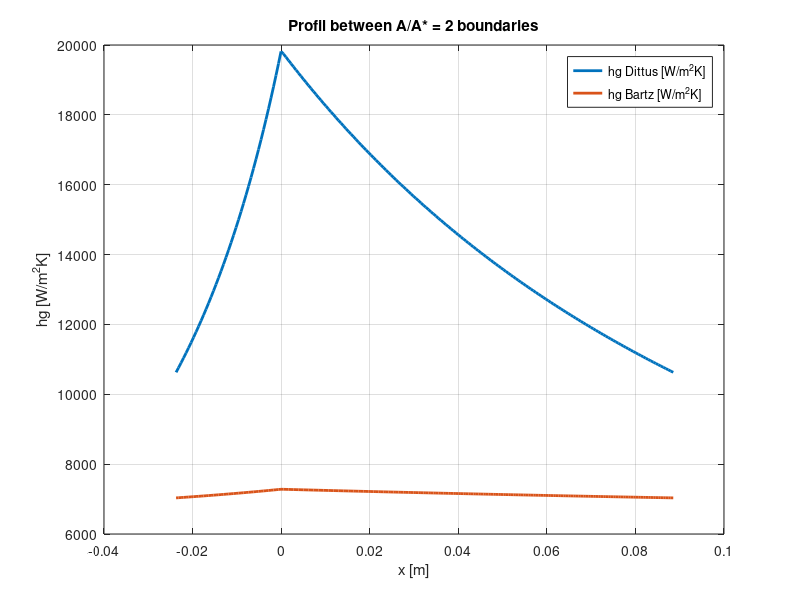
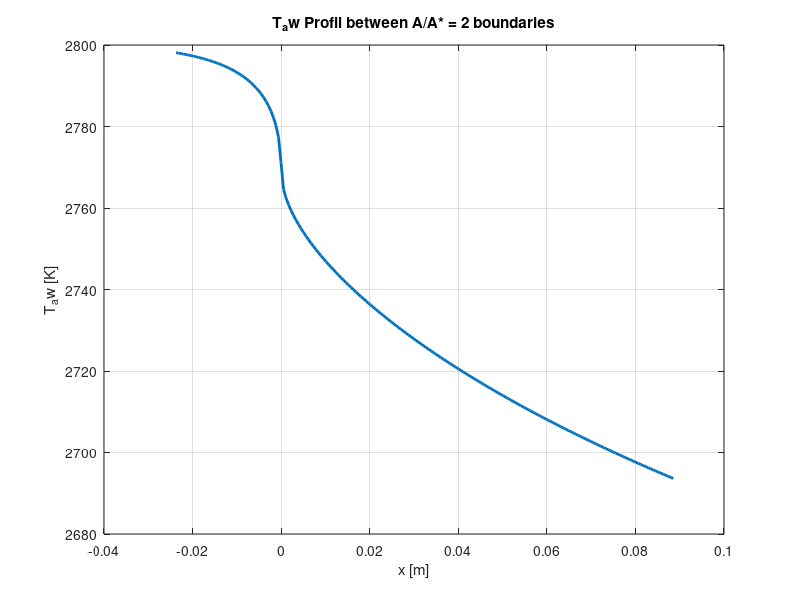
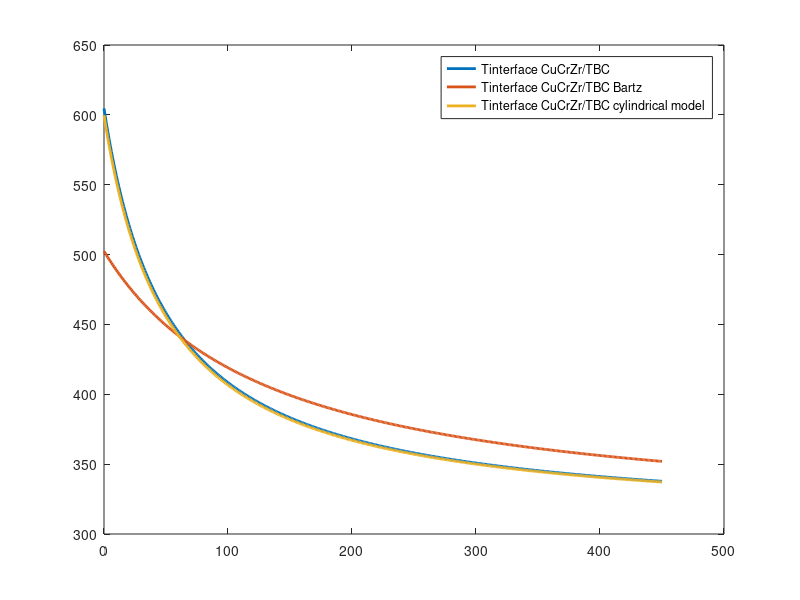

Reproduce these figures in MATLAB, in order. (Note: this script raises an error after producing the figures.)
% =========================================================
% COOLING JACKET THERMAL ANALYSIS - Stark-100k Motor
% Nozzle throat region: area ratio 2 (sub) to area ratio 2 (sup)
% Wall material: CuCrZr (4 mm)
% Coolant: tap water, co-flow, pressurised
% TBC: YSZ (if needed)
% =========================================================
clc; clear all; close all;

%% ============================================================
%  SECTION 1 - GAS PROPERTIES AT THROAT (from RPA / CEA output)
% ============================================================
% All values at throat conditions (M=1), non-aluminized AP/HTPB
% at p_c = 70 bar. Source: RPA thermochemical code output
% (consistent with assignment data).

p_c     = 65e5;             % Chamber pressure [Pa]
Tc      = 2801.53;          % Adiabatic flame temperature [K]
gamma   = 1.1640;           % Ratio of specific heats [-] (frozen, at throat)
R_gas   = 8314 / 25.0;      % Specific gas constant [J/kgK]
                            % Molar mass ~25 g/mol for AP/HTPB non-aluminized
                            % (Sutton & Biblarz, Table 5-6, ~24-26 g/mol)
cp_g    = 2745.9;           % Specific heat gas [J/kgK]
mu_g    = 9.3556e-5;        % Dynamic viscosity [Pa*s]
lambda_g= 0.42194;          % Thermal conductivity gas [W/mK]
Pr_g    = mu_g * cp_g / lambda_g;  % Prandtl number gas [-]

% Throat temperature (isentropic relation)
T_t = Tc / (1 + (gamma-1)/2);      % [K]  (M=1 -> T_t = T0/(1+(g-1)/2))

% Speed of sound and velocity at throat
a_t  = sqrt(gamma * R_gas * T_t);  % [m/s]
v_t  = a_t;                        % M=1 at throat

% Throat density (ideal gas)
p_t  = p_c * (2/(gamma+1))^(gamma/(gamma-1));  % [Pa]
rho_t= p_t / (R_gas * T_t);                    % [kg/m^3]

fprintf('=== GAS PROPERTIES AT THROAT ===\n');
fprintf('T_throat     = %.1f K\n', T_t);
fprintf('p_throat     = %.4f bar\n', p_t/1e5);
fprintf('rho_throat   = %.4f kg/m^3\n', rho_t);
fprintf('v_throat     = %.2f m/s\n', v_t);
fprintf('Pr_gas       = %.4f\n', Pr_g);

%% ============================================================
%  SECTION 2 - NOZZLE GEOMETRY
% ============================================================
% Jacket covers from area ratio epsilon=2 (subsonic) to epsilon=2 (supersonic)
% Throat diameter from assignment: D_t = 0.1067 m

D_t  = 0.114551328;              % Throat diameter [m]
r_t  = D_t/2;               % Throat radius [m]
A_t  = pi/4 * D_t^2;        % Throat area [m^2]

% Area ratio epsilon = A/A_t = 2 -> radius at epsilon=2
A_eps2 = 2 * A_t;
r_eps2 = sqrt(A_eps2 / pi); % [m]

% Half-angles (from assignment)
alpha_div = 15;             % Divergence half-angle [deg]
beta_conv = 45;             % Convergence half-angle [deg]

% Axial lengths of convergent and divergent sections
L_conv = (r_eps2 - r_t) / tand(beta_conv);   % [m]
L_div  = (r_eps2 - r_t) / tand(alpha_div);   % [m]

% Slant lengths (frustum lateral surface)
s_conv = sqrt(L_conv^2 + (r_eps2 - r_t)^2);
s_div  = sqrt(L_div^2  + (r_eps2 - r_t)^2);

% Lateral (wetted) area of the jacket - frustum formula
A_conv = pi * (r_eps2 + r_t) * s_conv;       % [m^2]
A_div  = pi * (r_eps2 + r_t) * s_div;        % [m^2]
A_jacket = A_conv + A_div;                   % [m^2] total wetted area

% Total axial length of jacket
L_jacket = L_conv + L_div;                   % [m]
x = linspace(-L_conv, L_div, 200);
r = zeros(size(x));
for i = 1:length(x)
    if x(i) < 0
        r(i) = r_t - x(i)*tand(beta_conv);
    else
        r(i) = r_t + x(i)*tand(alpha_div);
    end
end
A = pi*r.^2;
AR = A / A_t;

fprintf('\n=== NOZZLE GEOMETRY ===\n');
fprintf('Throat diameter D_t   = %.4f m\n', D_t);
fprintf('Radius at eps=2       = %.4f m\n', r_eps2);
fprintf('L_convergent          = %.4f m\n', L_conv);
fprintf('L_divergent           = %.4f m\n', L_div);
fprintf('Total jacket length   = %.4f m\n', L_jacket);
fprintf('Wetted area A_jacket  = %.5f m^2\n', A_jacket);

%% ============================================================
%  SECTION 3.1 - GAS-SIDE HEAT TRANSFER COEFFICIENT (Dittus equation)
% ============================================================

m_dot=43.7396;
vc=m_dot./(rho_t.*A);
Re=(rho_t*vc*2.*r)./mu_g;
Nu=0.0265*(Re.^0.8)*(Pr_g^0.3);
hg=Nu.*lambda_g./(2.*r);


%% ============================================================
%  SECTION 3.2 - GAS-SIDE HEAT TRANSFER COEFFICIENT (Bartz equation)
% ============================================================
% The Bartz equation is the standard method for rocket nozzle
% convective heat transfer (Bartz, 1957; Sutton & Biblarz Section 8).
% It accounts for the nozzle geometry via the throat curvature
% radius R_c and the local area ratio.
%
%   h_g = (0.026/D_t^0.2) * (mu_g^0.2 * cp_g / Pr_g^0.6)
%         * (p_c * g0 / c_star)^0.8 * (D_t/R_c)^0.1 * sigma
%
% where sigma is the correction factor for property variation
% across the boundary layer (wall-to-gas temperature ratio).
% At the throat (worst case), sigma ~ 0.5-0.9.
% We use the simplified Bartz form evaluated at the throat.

% Characteristic velocity c* [m/s]
% c* = p_c * A_t / m_dot
% m_dot from assignment: F=100kN, Isp~235s -> m_dot = F/(Isp*g0)
g0      = 9.81;
Isp_est = 235;              % [s] estimated (AP/HTPB non-aluminized, lit.)
m_dot   = 100000 / (Isp_est * g0);  % [kg/s]
c_star  = p_c * A_t / m_dot;        % [m/s]

fprintf('\n=== PROPULSION PARAMETERS ===\n');
fprintf('m_dot        = %.3f kg/s\n', m_dot);
fprintf('c*           = %.1f m/s\n', c_star);

% Throat radius of curvature R_c
% Standard assumption: R_c = 0.5 * r_t (Sutton Section 8, typical for solid motors)
% This is conservative (smaller R_c -> higher h_g)
R_c = 0.5 * r_t;

% Bartz simplified equation at throat (epsilon=1, local correction = 1)
% sigma: boundary layer correction. For T_wall/T_gas ~ 0.3-0.5, sigma ~ 0.6
% Conservative assumption: sigma = 0.6 (Huzel & Huang, Modern Engineering
% for Design of Liquid-Propellant Rocket Engines, AIAA 1992, p.82)
sigma = 0.6;

%convective heat transfer using Bartz model
hg_b = (0.026 ./(2*r.^0.2)) .* ...
     (mu_g^0.2 * cp_g / Pr_g^0.6) * ...
     (p_c / c_star)^0.8 .* ...
     (2.*r./ R_c).^0.1 * sigma;        % [W/m^2K]

fprintf('\n=== GAS-SIDE HEAT TRANSFER ===\n');
fprintf('c*           = %.1f m/s\n', c_star);
fprintf('R_c (throat) = %.4f m\n', R_c);
fprintf('sigma        = %.2f\n', sigma);


figure;
plot(x,hg, 'LineWidth', 2); hold on
plot(x,hg_b, 'LineWidth', 2);
xlabel('x [m]');
ylabel('hg [W/m^2K]')
legend('hg Dittus [W/m^2K]', 'hg Bartz [W/m^2K]');
title('Profil between A/A* = 2 boundaries');
grid on

%% ============================================================
%  SECTION 4 - ADIABATIC WALL TEMPERATURE
% ============================================================
% Recovery factor for turbulent flow: r = Pr^(1/3)
% (White, Viscous Fluid Flow, 3rd ed., Section 7.4)
% T_aw = T_t * (1 + r*(gamma-1)/2 * M^2) evaluated at M=1
% Since T_t is already the stagnation temperature at throat
% and M=1: T_aw = T_t * (1 + r*(gamma-1)/2)

%area Mach function
area_mach = @(M)(1./M).*((2/(gamma+1).*(1 + (gamma-1)/2.*M.^2)).^((gamma+1)/(2*(gamma-1))));

%solve Mach
M = zeros(size(x));

for i = 1:length(x)
    if abs(AR(i)-1) < 1e-6
        M(i) = 1;   
    elseif x(i) < 0
        % subsonic branch
        M(i) = fsolve(@(M) area_mach(M)-AR(i), 0.3);    
    else
        % supersonic branch
        M(i) = fsolve(@(M) area_mach(M)-AR(i), 2);
    end    
end

Recov_fact_t=(1+(Pr_g^(1/3)).*((gamma-1)/2).*M.^2)./(1+((gamma-1)/2).*M.^2);
T_aw_t=Recov_fact_t.*Tc; 
figure;
plot(x,T_aw_t, 'LineWidth', 2);
xlabel('x [m]');
ylabel('T_aw [K]');
title('T_aw Profil between A/A* = 2 boundaries');
grid on


fprintf('\n=== ADIABATIC WALL TEMPERATURE ===\n');
fprintf('Recovery factor r     = %.4f\n', mean(Recov_fact_t));
fprintf('T_aw (mean)         = %.1f K\n', mean(T_aw_t));

%% ============================================================
%  SECTION 5 - WALL MATERIAL: CuCrZr
% ============================================================
% CuCrZr (C18150) is a precipitation-hardened copper alloy used
% in rocket combustion chambers (Vulcain, RS-68, etc.).
% Key properties (Aurubis datasheet, ITER MPH database):
%   - Thermal conductivity: ~320 W/mK (vs 390 for pure Cu)
%   - Max service temperature: ~300 degC (573 K) to retain
%     precipitation hardening (Cr2Zr precipitates dissolve above
%     ~400 degC, causing rapid strength loss)
%   - Melting point: ~1075 degC (1348 K)
% Conservative structural limit: T_wall_max = 573 K (300 degC)


t_wall  = 0.00219;          % Wall thickness [m] (2.1 mm, from literature/geometry)
k_wall  = 320;              % CuCrZr thermal conductivity [W/mK]
T_wall_max = 573;           % Max allowable wall temp (hot side) [K]
                            % (precipitation hardening limit, Aurubis DS)

%% ============================================================
%  SECTION 6 - COOLANT (TAP WATER) PROPERTIES
% ============================================================
% Tap water at bulk temperature T_bulk = (T_in + T_out)/2
% Assignment: T_in = 18 degC, T_out must not boil during 29 s burn.
% Constraint: water must NOT change phase -> T_out < T_sat(p_water)
%
% Cooling jacket pressure:
% Literature recommendation: p_coolant = 5-25% of p_chamber
% (Huzel & Huang, AIAA 1992; Sutton Section 8)
% Conservative choice: p_coolant = 0.15 * p_c 
% -> T_sat(10.5 bar) ~ 182 degC (455 K)  [steam tables]
% We set T_out_max = 50 degC (353 K) as design limit, well below
% saturation, providing a safety margin of >100 degC against boiling.

p_water  = 0.15 * p_c;     % Coolant pressure 
T_in_w   = 18 + 273.15;    % Inlet water temperature [K]
T_out_w  = 50 + 273.15;    % Max outlet temperature [K] (design limit)
T_bulk_w = (T_in_w + T_out_w) / 2;  % Bulk temperature [K]

% Water properties at T_bulk ~ 322 K (49 degC)
% Source: NIST WebBook / Incropera Table A.6
rho_w   = 988;              % Density [kg/m^3]
cp_w    = 4181;             % Specific heat [J/kgK]
mu_w    = 5.5e-4;           % Dynamic viscosity [Pa*s]
lambda_w= 0.644;            % Thermal conductivity [W/mK]
Pr_w    = mu_w * cp_w / lambda_w;  % Prandtl number

T_sat   = 182+273.15;              % Saturation temperature at 9.75 bar [K]
fprintf('\n=== COOLANT PROPERTIES ===\n');
fprintf('p_coolant    = %.2f bar\n', p_water/1e5);
fprintf('T_sat at p   = %.1f K (%.1f C)\n', T_sat, T_sat-273.15);
fprintf('T_out design = %.1f K (%.1f C) -- margin: %.1f K\n', ...
        T_out_w, T_out_w-273.15, T_sat-T_out_w);
fprintf('Pr_water     = %.4f\n', Pr_w);

%% ============================================================
%  SECTION 7 - THERMAL RESISTANCE NETWORK (1D steady-state)
% ============================================================
% The heat path from hot gas to coolant is modelled as series
% resistances per unit area [m^2K/W]:
%
%   Gas (convection) -> TBC (conduction) -> Wall (conduction) -> Water
%
%   R_gas  = 1/h_g
%   R_tbc  = t_tbc / k_tbc
%   R_wall = t_wall / k_wall
%   R_w    = 1/h_w
%   R_tot  = R_gas + R_tbc + R_wall + R_w
%
%   q = (T_aw - T_bulk_w) / R_tot
%
% The temperature at each interface is then:
%   T_tbc_hot  = T_aw  - q * R_gas          (TBC hot face)
%   T_tbc_cold = T_tbc_hot - q * R_tbc      (TBC cold face = wall hot face)
%   T_wall_cold= T_tbc_cold - q * R_wall    (wall cold face)
%   T_water    = T_bulk_w                   (bulk coolant)

R_gas_res  = 1 ./ hg;%using Dittus-Boethler correlation
R_gas_res_b  = 1 ./ hg_b; %using Bartz correlation
R_wall_res = t_wall / k_wall; %wall resistance plane model
R_wall_res_cyl=r.*log((r+t_wall)./r)./(k_wall); %wall resistance cylindical model

%% ============================================================
%  SECTION 9 - CASE A: WITH TBC plane (YSZ)
% ============================================================
% YSZ (8 wt% yttria-stabilized zirconia) properties:
%   k_tbc = 0.9-2.5 W/mK depending on porosity and deposition.
%   For APS-deposited YSZ (standard): k_tbc ~ 1.0-1.5 W/mK
%   Conservative (lower conductivity = better insulation): 0.9 W/mK
%   Source: Clarke et al., MRS Bulletin 2012; Marple et al. 2007
%   (documents in literature review)

k_tbc = 0.90;
t_tbc=linspace(0,450,451); %Thickness range tbc [micrometer]
R_tbc_1=(t_tbc*(10^-6))./k_tbc;%thermic resistance of the tbc

%plane model
R_s_tbc_CuCrZr=R_wall_res+min(R_gas_res)+R_tbc_1;
q_TBC_CuCrZr=(max(T_aw_t)-T_bulk_w)./R_s_tbc_CuCrZr;
T_wh_TBC_CuCrZr=max(T_aw_t)-q_TBC_CuCrZr.*(min(R_gas_res)+R_tbc_1);

R_s_notbc_CuCrZr=R_wall_res+(R_gas_res);
q_noTBC=(T_aw_t-T_bulk_w)./R_s_notbc_CuCrZr;
T_wh_noTBC_CuCrZr=T_aw_t-q_noTBC.*(R_gas_res);

valid = (T_wh_TBC_CuCrZr < T_wall_max/1.2);
if ~any(valid)
    error('No TBC thickness satisfies both thermal constraints!');
end
% Take minimum thickness satisfying both constraints
idx = find(valid, 1, 'first');
t_tbc_opt = t_tbc(idx);
fprintf('Optimal TBC thickness = %.4f micrometers\n', t_tbc_opt);

%Tube inner diameter
D=0.002;

%V required for minimal tbc thickness find in previous part
R_tbc_opt = (t_tbc_opt*10^-6) / k_tbc;
R_tot_tbc_CuCrZr_opt=R_wall_res+min(R_gas_res)+R_tbc_opt;
q_TBC_CuCrZr_opt=(max((T_aw_t))-T_bulk_w)./R_tot_tbc_CuCrZr_opt;
Q_TBC_CuCrZr_opt=q_TBC_CuCrZr_opt*A_jacket;
%Using dittus correlation to recover the velocity
h_req_TBC_CuCrZr_opt = q_TBC_CuCrZr_opt / (T_sat/1.1 - T_bulk_w);
Nu_TBC_CuCrZr_opt = h_req_TBC_CuCrZr_opt * D / lambda_w;
Re_TBC_CuCrZr_opt = (Nu_TBC_CuCrZr_opt/(0.0243*Pr_w^0.4))^(1/0.8);
v_req_TBC_CuCrZr_opt = Re_TBC_CuCrZr_opt * mu_w / (rho_w * D);

t = t_tbc_opt*1e-6;
t_max = 400e-6;
dt = 5e-6;
v_req = 100;
t_hist = [];
v_hist = [];

%give couple verifying that 2 constraints
while (v_req > 15) && (t < t_max)

    R_tbc = t / k_tbc;
    R_tot = min(R_gas_res) + R_tbc + R_wall_res;

    q = (max(T_aw_t) - T_bulk_w) / R_tot;
    Q=q*A_jacket;

    h_req = q / (T_sat/1.2 - T_bulk_w);

    Nu = h_req * D / lambda_w;
    Re = (Nu/(0.0243*Pr_w^0.4))^(1/0.8);

    v_req = Re * mu_w / (rho_w * D);

    t = t + dt;
    t_hist(end+1) = t*1e6; % en um
    v_hist(end+1) = v_req;
end

t_opt = t;
v_final_req = v_req;

m_dot = Q/(cp_w*(T_out_w - T_in_w));
A = pi*(D/2)^2;

N_hist = [];
v_real_hist = [];

tol = 1e-2; % relative criterion
N_range = 1:0.1:60;
for i = 1:length(N_range)
    N = N_range(i);
    v_real = m_dot / (rho_w * N * A);
    % stockage
    N_hist(end+1) = N;
    v_real_hist(end+1) = v_real;
   
    if abs(v_real - v_req)/v_req < tol
        N_sol = ceil(N);
        v_real_sol = v_real;
        break
    end
end


Re_real = rho_w*v_real*D/mu_w;
Nu_real=0.0243*(Re_real^(0.8))*Pr_w^0.4;
h_w_real=Nu_real*lambda_w/D;
f = 0.316*Re_real^(-0.25);
DeltaP = f*(L_jacket/D)*(rho_w*v_real^2/2);

T_wc=T_bulk_w+q/h_w_real;  %Temperature at interface wall/coolant
R_tbc_f=t_opt/k_tbc;
q_TBC=(T_aw_t-T_bulk_w)./(R_tbc_f+R_wall_res+R_gas_res+1/h_w_real);
Q_TBC=0; %initialization 
for i = 1:length(x)-1
    dx = x(i+1) - x(i);
    % slope
    if x(i) < 0
        drdx = -tan(beta_conv);
    else
        drdx = tan(alpha_div);
    end
    ds = sqrt(1 + drdx^2) * dx;
    dA = 2*pi*r(i)*ds;
    Q_TBC = Q_TBC + q_TBC(i)*dA;
end
T_wh_tbc=T_aw_t-q_TBC.*(R_gas_res+R_tbc_f); %Temperature at interface wall/TBC
T_tbc_gas=T_aw_t-q_TBC.*(R_gas_res); %Temperature at interface gas/TBC
fprintf('T_wc = %.4f K\n', max(T_wc));
fprintf('T_wh_tbc = %.4f K\n', max(T_wh_tbc));
fprintf('T_tbc_gas = %.2f K\n', max(T_tbc_gas));
fprintf('v_final_req = %.4f m/s\n', v_final_req);
fprintf('v_real = %.4f m/s\n', v_real);
fprintf('m_dot = %.4f kg/s\n', m_dot);


%% ============================================================
%  SECTION 10 - CASE B: WITH TBC (YSZ) cyl model
%  Follow the same workflow as CASE A but using a cylindrical model for the resistance of the wall, comparison is made in the plots
%  section
% ============================================================
R_s_tbc_CuCrZr_cyl=min(R_wall_res_cyl)+min(R_gas_res)+R_tbc_1;
q_TBC_CuCrZr_cyl=(max(T_aw_t)-T_bulk_w)./R_s_tbc_CuCrZr_cyl;
T_wh_TBC_CuCrZr_cyl=max(T_aw_t)-q_TBC_CuCrZr_cyl.*(min(R_gas_res)+R_tbc_1);

R_s_notbc_CuCrZr_cyl=R_wall_res_cyl+(R_gas_res);
q_noTBC_cyl=(T_aw_t-T_bulk_w)./R_s_notbc_CuCrZr_cyl;
T_wh_noTBC_CuCrZr_cyl=T_aw_t-q_noTBC_cyl.*(R_gas_res);

valid_cyl = (T_wh_TBC_CuCrZr_cyl < T_wall_max/1.2);
if ~any(valid_cyl)
    error('No TBC thickness satisfies both thermal constraints!');
end
idx_cyl = find(valid_cyl, 1, 'first');
t_tbc_opt_cyl = t_tbc(idx_cyl);
fprintf('Optimal TBC thickness cyl = %.4f micrometers\n', t_tbc_opt_cyl);

R_tbc_opt_cyl = (t_tbc_opt_cyl*10^-6) / k_tbc;
R_tot_tbc_CuCrZr_opt_cyl=min(R_wall_res_cyl)+min(R_gas_res)+R_tbc_opt_cyl;
q_TBC_CuCrZr_opt_cyl=(max((T_aw_t))-T_bulk_w)./R_tot_tbc_CuCrZr_opt_cyl;
Q_cyl=q_TBC_CuCrZr_opt_cyl*A_jacket;

t_cyl = t_tbc_opt_cyl*1e-6;
v_req_cyl=100;
t_hist_cyl = [];
v_hist_cyl = [];
while (v_req_cyl > 15) && (t_cyl< t_max)

    R_tbc_cyl = t_cyl / k_tbc;
    R_tot_cyl = min(R_gas_res) + R_tbc_cyl + mean(R_wall_res_cyl);

    q_cyl = (max(T_aw_t) - T_bulk_w) / R_tot_cyl;
    Q_cyl=q_cyl*A_jacket;

    h_req_cyl = q_cyl / (T_sat/1.2 - T_bulk_w);

    Nu_cyl = h_req_cyl * D / lambda_w;
    Re_cyl = (Nu_cyl/(0.0243*Pr_w^0.4))^(1/0.8);

    v_req_cyl = Re_cyl * mu_w / (rho_w * D);

    t_cyl = t_cyl + dt;
    
    t_hist_cyl(end+1) = t_cyl*1e6; % en um
    v_hist_cyl(end+1) = v_req_cyl;

end

t_opt_cyl = t_cyl;
v_final_req_cyl = v_req_cyl;

m_dot_cyl = Q_cyl/(cp_w*(T_out_w - T_in_w));
A = pi*(D/2)^2;
N_hist_cyl = [];
v_real_hist_cyl = [];

for i = 1:length(N_range)
    N_cyl = N_range(i);
    v_real_cyl = m_dot_cyl / (rho_w * N_cyl * A);
    N_hist_cyl(end+1) = N;
    v_real_hist_cyl(end+1) = v_real;
    if abs(v_real_cyl - v_final_req_cyl)/v_final_req_cyl < tol
        N_sol_cyl = N_cyl;
        v_real_sol_cyl = v_real_cyl;
        break
    end
end

Re_real_cyl = rho_w*v_real_cyl*D/mu_w;
Nu_real_cyl=0.0243*(Re_real_cyl^(0.8))*Pr_w^0.4;
h_w_real_cyl=Nu_real_cyl*lambda_w/D;
f_cyl = 0.316*Re_real_cyl^(-0.25);
DeltaP_cyl = f_cyl*(L_jacket/D)*(rho_w*v_real_cyl^2/2);

T_wc_cyl=T_bulk_w+q_cyl/h_w_real_cyl;
R_tbc_f_cyl=t_opt_cyl/k_tbc;
q_TBC_cyl=(T_aw_t-T_bulk_w)./(R_tbc_f_cyl+R_wall_res_cyl+R_gas_res+1/h_w_real_cyl);
T_wh_tbc_cyl=T_aw_t-q_TBC_cyl.*(R_gas_res+R_tbc_f_cyl);
T_tbc_gas_cyl=T_aw_t-q_TBC_cyl.*(R_gas_res);
fprintf('T_wc_cyl = %.4f K\n', max(T_wc_cyl));
fprintf('T_wh_tbc_cyl = %.4f K\n', max(T_wh_tbc_cyl));
fprintf('T_tbc_gas_cyl = %.2f K\n', max(T_tbc_gas_cyl));
fprintf('v_final_req_cyl = %.4f m/s\n', v_final_req_cyl);
fprintf('v_real_cyl = %.4f m/s\n', v_real_cyl);
fprintf('m_dot_cyl = %.4f kg/s\n', m_dot_cyl);

%% ============================================================
%  SECTION 11 - CASE C: WITH TBC (YSZ) model, Bartz
%  Follow the same workflow as CASE A/B but using Bartz model to determine the convective heat transfer on gas side, 
%  Comparison is made in the plots section
% ============================================================
R_s_tbc_CuCrZr_b=min(R_wall_res)+max(R_gas_res_b)+R_tbc_1;
q_TBC_CuCrZr_b=(max(T_aw_t)-T_bulk_w)./R_s_tbc_CuCrZr_b;
T_wh_TBC_CuCrZr_b=max(T_aw_t)-q_TBC_CuCrZr_b.*(min(R_gas_res_b)+R_tbc_1);

R_s_notbc_CuCrZr_b=min(R_wall_res)+max(R_gas_res_b);
q_noTBC_b=(T_aw_t-T_bulk_w)./R_s_notbc_CuCrZr_b;
T_wh_noTBC_CuCrZr_b=T_aw_t-q_noTBC_b.*(R_gas_res_b);

valid_b = (T_wh_TBC_CuCrZr_b < T_wall_max/1.2);
if ~any(valid_b)
    error('No TBC thickness satisfies both thermal constraints!');
end
idx_b = find(valid_b, 1, 'first');
t_tbc_opt_b = t_tbc(idx_b);
fprintf('Optimal TBC thickness b = %.4f micrometers\n', t_tbc_opt_b);

R_tbc_opt_b = (t_tbc_opt_b*10^-6) / k_tbc;
R_tot_tbc_CuCrZr_opt_b=min(R_wall_res)+min(R_gas_res_b)+R_tbc_opt_b;
q_TBC_CuCrZr_opt_b=(max((T_aw_t))-T_bulk_w)./R_tot_tbc_CuCrZr_opt_b;
Q_b=q_TBC_CuCrZr_opt_b*A_jacket;

t_b = t_tbc_opt_b*1e-6;
v_req_b=100;
t_hist_b = [];
v_hist_b = [];
while (v_req_b > 15) && (t_b< t_max)

    R_tbc_b = t_b / k_tbc;
    R_tot_b = min(R_gas_res_b) + R_tbc_b + mean(R_wall_res);

    q_b = (max(T_aw_t) - T_bulk_w) / R_tot_b;
    Q_b=q_b*A_jacket;

    h_req_b = q_b / (T_sat/1.2 - T_bulk_w);

    Nu_b = h_req_b * D / lambda_w;
    Re_b = (Nu_b/(0.0243*Pr_w^0.4))^(1/0.8);

    v_req_b = Re_b * mu_w / (rho_w * D);

    t_b = t_b + dt;
    
    t_hist_b(end+1) = t_b*1e6; % en um
    v_hist_b(end+1) = v_req_b;

end

t_opt_b = t_b;
v_final_req_b = v_req_b;

m_dot_b = Q_b/(cp_w*(T_out_w - T_in_w));
A = pi*(D/2)^2;
N_hist_b = [];
v_real_hist_b = [];

for i = 1:length(N_range)
    N_b = N_range(i);
    v_real_b = m_dot_b / (rho_w * N_b * A);
    N_hist_b(end+1) = N;
    v_real_hist_b(end+1) = v_real;
    if abs(v_real_b - v_final_req_b)/v_final_req_b < tol
        N_sol_b = N_b;
        v_real_sol_b = v_real_b;
        break
    end
end

Re_real_b = rho_w*v_real_b*D/mu_w;
Nu_real_b=0.0243*(Re_real_b^(0.8))*Pr_w^0.4;
h_w_real_b=Nu_real_b*lambda_w/D;
f_b = 0.316*Re_real_b^(-0.25);
DeltaP_b = f_b*(L_jacket/D)*(rho_w*v_real_b^2/2);

T_wc_b=T_bulk_w+q_b/h_w_real_b;
R_tbc_f_b=t_opt_b/k_tbc;
q_TBC_b=(T_aw_t-T_bulk_w)./(R_tbc_f_b+R_wall_res+R_gas_res_b+1/h_w_real_b);
T_wh_tbc_b=T_aw_t-q_TBC_b.*(R_gas_res_b+R_tbc_f_b);
T_tbc_gas_b=T_aw_t-q_TBC_b.*(R_gas_res_b);
fprintf('T_wc_b = %.4f K\n', max(T_wc_b));
fprintf('T_wh_tbc_b = %.4f K\n', max(T_wh_tbc_b));
fprintf('T_tbc_gas_b = %.2f K\n', max(T_tbc_gas_b));
fprintf('v_final_req_b = %.4f m/s\n', v_final_req_b);
fprintf('v_real_b = %.4f m/s\n', v_real_b);
fprintf('m_dot_b = %.4f kg/s\n', m_dot_b);



%% ============================================================
%  SECTION 12 - PLOTS
% ============================================================

figure;
plot(t_tbc, T_wh_TBC_CuCrZr, 'LineWidth', 2); hold on
plot(t_tbc, T_wh_TBC_CuCrZr_b, 'LineWidth', 2); hold on
plot(t_tbc, T_wh_TBC_CuCrZr_cyl, 'LineWidth', 2); 
legend('Tinterface CuCrZr/TBC', 'Tinterface CuCrZr/TBC Bartz', 'Tinterface CuCrZr/TBC cylindrical model'); 
yline(T_wall_max/1.2, '--', 'T hot limit');
xlabel('TBC thickness [um]')
ylabel('Temperature [K]');
title('Hot Wall temperatures vs TBC thickness');
grid on

%Temperature tbc/gas cyl/plane/bartz
figure;
plot(x, T_tbc_gas, 'LineWidth', 2); hold on
plot(x, T_tbc_gas_b, 'LineWidth', 2); hold on
plot(x, T_tbc_gas_cyl, 'LineWidth', 2); 
legend('Tinterface gas/TBC', 'Tinterface gas/TBC Bartz','Tinterface gas/TBC cylindrical model'); 
yline(1600, '--', 'T hot limit');
xlabel('x [m]');
ylabel('Temperature [K]');
title('tbc Wall temperatures over the domain');
grid on

%Profil 
figure;
plot(x, r, 'LineWidth',2);
xlabel('x [m]');
ylabel('r [m]');
title('Profil between A/A* = 2 boundaries');
grid on

%Temperature wall_hot profil no TBC
figure;
plot(x, T_wh_noTBC_CuCrZr, 'LineWidth',2); hold on
plot(x, T_wh_noTBC_CuCrZr_b, 'LineWidth',2); hold on
plot(x, T_wh_noTBC_CuCrZr_cyl, 'LineWidth',2);
yline(T_wall_max/1.2, '--', 'T hot limit');
legend('Tinterface gas/metal','Tinterface gas/metal Bartz', 'Tinterface gas/metal cylindrical model');
xlabel('x [m]');
ylabel('T [k]');
title('Temperature wall hot no TBC profil between A/A* = 2 boundaries');
grid on

%Temperature wall_hot profil TBC plane/cylindrical/bartz
figure;
plot(x, T_wh_tbc, 'LineWidth',2); hold on
plot(x, T_wh_tbc_b, 'LineWidth',2); hold on
plot(x, T_wh_tbc_cyl, 'LineWidth',2);
legend('Tinterface TBC/metal','Tinterface TBC/metal Bartz', 'Tinterface TBC/metal cylindrical model');
xlabel('x [m]');
ylabel('T [k]');
grid on

%Mach number
figure;
plot(x, M, 'LineWidth',2);
xlabel('x [m]');
ylabel('Mach number');
title('Mach distribution between A/A* = 2 boundaries');
grid on

%Heat flux with TBC CuCrZr wall plane/cyl model/bartz
figure;
%plot(x, q_noTBC./10^6, 'LineWidth',2); hold on
%plot(x, q_noTBC_b./10^6, 'LineWidth',2); hold on
%plot(x, q_noTBC_cyl./10^6, 'LineWidth',2); hold on
plot(x, q_TBC./10^6, 'LineWidth',2); hold on 
plot(x, q_TBC_b./10^6, 'LineWidth',2); hold on 
plot(x, q_TBC_cyl./10^6, 'LineWidth',2);
legend('heat flux plane TBC','heat flux plane TBC Bartz','heat flux cylindrical TBC')
xlabel('x [m]');
ylabel('Convective Heat flux [MW/m^2]');
grid on

%Convergence of required coolant velocity v_req as a function of TBC thickness
figure;
plot(t_hist, v_hist, 'LineWidth', 2); hold on
plot(t_hist_b, v_hist_b, 'LineWidth', 2); hold on
plot(t_hist_cyl, v_hist_cyl, 'LineWidth', 2); hold on
yline(15, '--r')
title('Convergence of required coolant velocity $v_{req}$ as a function of TBC thickness', ...
      'Interpreter','latex')
xlabel('TBC thickness [\mum]')
ylabel('v_{req} [m/s]')
legend({'$v_{req, plane}$','$v_{req, Bartz}$', '$v_{req, cyl}$','$v_{lim}=15$'},'Interpreter','latex', 'Location','best')
grid on

%Convergence of v_real toward v_{req} with tube count
figure;
plot(N_hist, v_real_hist, 'LineWidth', 2) ;hold on
yline(v_final_req_cyl, '--r')
xlabel('Number of tubes $N$', 'Interpreter','latex')
ylabel('Velocity [m/s]', 'Interpreter','latex')
title('Convergence of $v_{real}$ toward $v_{req}$ with tube count', ...
      'Interpreter','latex')
legend({'$v_{real, plane}$',}, ...
       'Interpreter','latex', 'Location','best')
grid on
